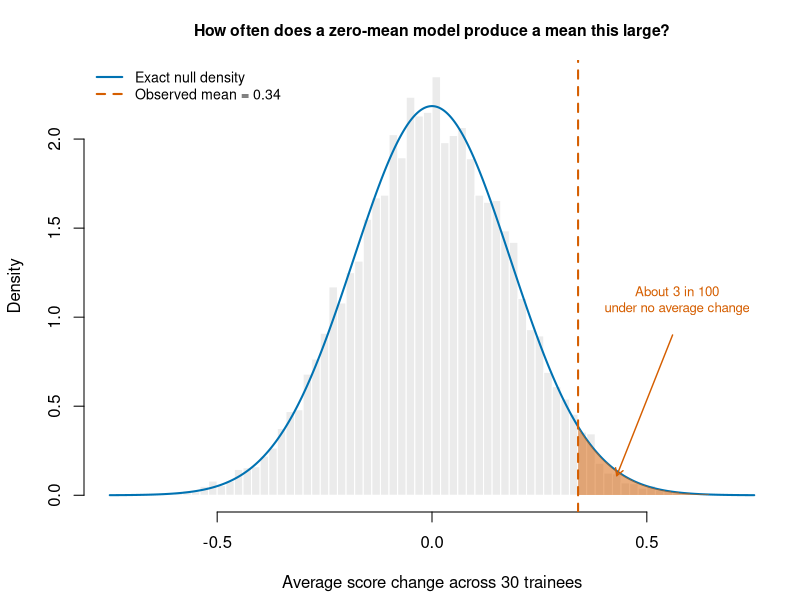

Write R code to recreate this figure.
## ---- chunk 1
#| label: simulate-null
set.seed(42)                 # Make the simulation reproducible.
n <- 30
obs_stat <- 0.34
repetitions <- 10000
null_stats <- replicate(repetitions, mean(rnorm(n, mean = 0, sd = 1)))
p_sim <- mean(null_stats >= obs_stat)
p_exact <- pnorm(obs_stat, mean = 0, sd = 1 / sqrt(n), lower.tail = FALSE)
stopifnot(abs(p_sim - p_exact) < 5 * sqrt(p_exact * (1 - p_exact) / repetitions))
## ---- chunk 2
#| label: fig-null-dist
#| echo: false
#| fig-cap: "Simulated average score changes under the null (histogram), with their exact normal density (blue). The orange area under the curve is the exact one-sided p-value beyond the observed mean of 0.34."
#| fig-alt: "A distribution centered on zero, with a small orange right tail beyond a dashed vertical line at 0.34, labelled about 3 in 100 under no average change."
#| fig-width: 8
#| fig-height: 4.8
#| fig-path: results/figures/
par(mar = c(4.4, 4.2, 3, 1))
hist(null_stats, breaks = 55, probability = TRUE,
     col = "gray92", border = "white", xlim = c(-0.75, 0.75),
     main = "How often does a zero-mean model produce a mean this large?",
     xlab = "Average score change across 30 trainees", ylab = "Density", cex.main = 0.95)
x <- seq(-0.75, 0.75, length.out = 1000)
lines(x, dnorm(x, sd = 1 / sqrt(n)), col = "#0072B2", lwd = 2)
tail_x <- seq(obs_stat, 0.75, length.out = 400)
polygon(c(obs_stat, tail_x, 0.75), c(0, dnorm(tail_x, sd = 1 / sqrt(n)), 0),
        col = "#D55E0080", border = NA)
abline(v = obs_stat, col = "#D55E00", lty = 2, lwd = 2)
text(0.57, 1.1,
     labels = sprintf("About %.0f in 100\nunder no average change", 100 * p_exact),
     col = "#D55E00", cex = 0.8)
arrows(0.56, 0.9, 0.43, 0.11, length = 0.08, col = "#D55E00", lwd = 1.4)
legend("topleft", legend = c("Exact null density", "Observed mean = 0.34"),
       col = c("#0072B2", "#D55E00"), lty = c(1, 2), lwd = 2, bty = "n", cex = 0.85)
